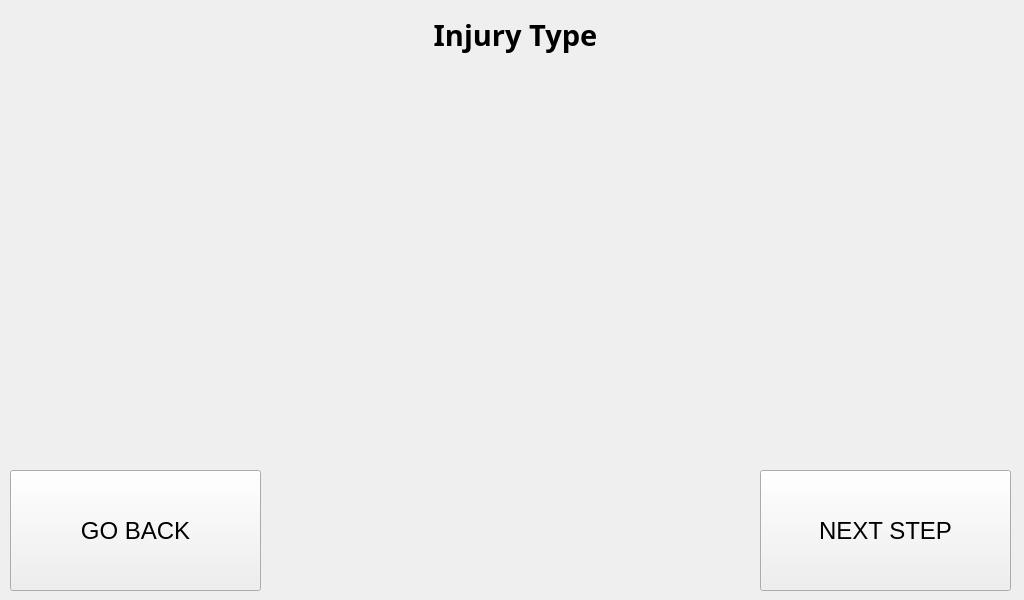
<?xml version="1.0" encoding="UTF-8"?>
<ui version="4.0">
 <class>step_4_window</class>
 <widget class="QMainWindow" name="step_4_window">
  <property name="geometry">
   <rect>
    <x>0</x>
    <y>0</y>
    <width>1024</width>
    <height>600</height>
   </rect>
  </property>
  <property name="minimumSize">
   <size>
    <width>1024</width>
    <height>600</height>
   </size>
  </property>
  <property name="maximumSize">
   <size>
    <width>1024</width>
    <height>600</height>
   </size>
  </property>
  <property name="windowTitle">
   <string>Step 1 Procedure</string>
  </property>
  <widget class="QWidget" name="centralwidget">
   <widget class="QLabel" name="title_step_4">
    <property name="geometry">
     <rect>
      <x>10</x>
      <y>0</y>
      <width>1011</width>
      <height>71</height>
     </rect>
    </property>
    <property name="font">
     <font>
      <family>Unispace</family>
      <pointsize>18</pointsize>
      <weight>75</weight>
      <bold>true</bold>
     </font>
    </property>
    <property name="text">
     <string>&lt;html&gt;&lt;head/&gt;&lt;body&gt;&lt;p&gt;&lt;span style=&quot; font-size:22pt;&quot;&gt;Injury Type&lt;/span&gt;&lt;/p&gt;&lt;/body&gt;&lt;/html&gt;</string>
    </property>
    <property name="alignment">
     <set>Qt::AlignCenter</set>
    </property>
   </widget>
   <widget class="QLabel" name="text_steps_4">
    <property name="geometry">
     <rect>
      <x>20</x>
      <y>330</y>
      <width>981</width>
      <height>121</height>
     </rect>
    </property>
    <property name="font">
     <font>
      <pointsize>14</pointsize>
     </font>
    </property>
    <property name="text">
     <string>&lt;html&gt;&lt;head/&gt;&lt;body&gt;&lt;p align=&quot;center&quot;&gt;&lt;br/&gt;&lt;/p&gt;&lt;/body&gt;&lt;/html&gt;</string>
    </property>
   </widget>
   <widget class="QLabel" name="gif_player_label_4">
    <property name="geometry">
     <rect>
      <x>330</x>
      <y>80</y>
      <width>360</width>
      <height>240</height>
     </rect>
    </property>
    <property name="minimumSize">
     <size>
      <width>360</width>
      <height>240</height>
     </size>
    </property>
    <property name="maximumSize">
     <size>
      <width>360</width>
      <height>240</height>
     </size>
    </property>
    <property name="font">
     <font>
      <family>Unispace</family>
      <pointsize>16</pointsize>
      <weight>75</weight>
      <bold>true</bold>
     </font>
    </property>
    <property name="lineWidth">
     <number>1</number>
    </property>
    <property name="text">
     <string/>
    </property>
    <property name="alignment">
     <set>Qt::AlignCenter</set>
    </property>
   </widget>
   <widget class="QPushButton" name="next_step_button_4">
    <property name="geometry">
     <rect>
      <x>760</x>
      <y>470</y>
      <width>251</width>
      <height>121</height>
     </rect>
    </property>
    <property name="font">
     <font>
      <pointsize>18</pointsize>
     </font>
    </property>
    <property name="cursor">
     <cursorShape>PointingHandCursor</cursorShape>
    </property>
    <property name="text">
     <string>NEXT STEP</string>
    </property>
   </widget>
   <widget class="QPushButton" name="go_back_injury_type_4">
    <property name="geometry">
     <rect>
      <x>10</x>
      <y>470</y>
      <width>251</width>
      <height>121</height>
     </rect>
    </property>
    <property name="font">
     <font>
      <pointsize>18</pointsize>
     </font>
    </property>
    <property name="text">
     <string>GO BACK</string>
    </property>
   </widget>
  </widget>
 </widget>
 <resources/>
 <connections/>
</ui>
